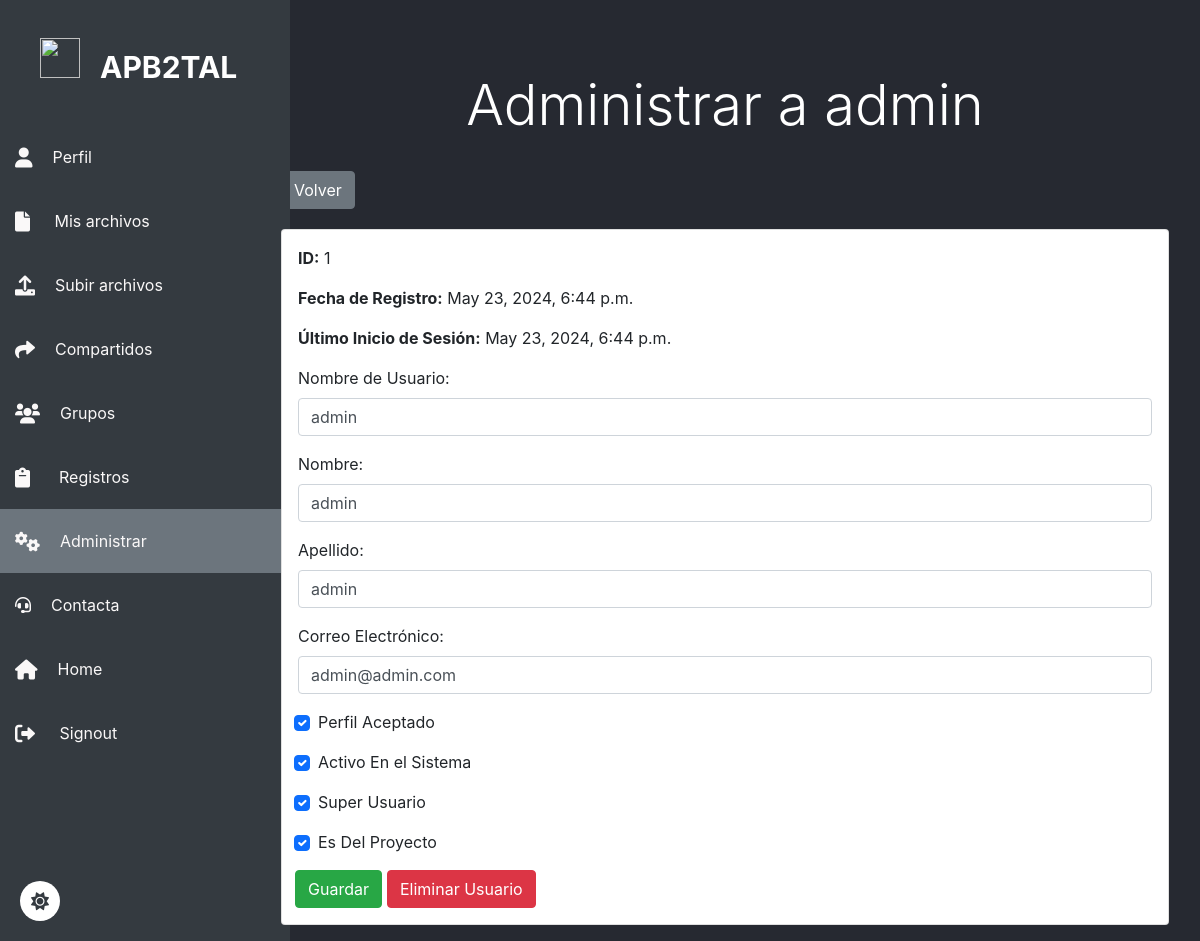
The page /administrar/usuarios/1/ (signed in) on the database as committed earlier.
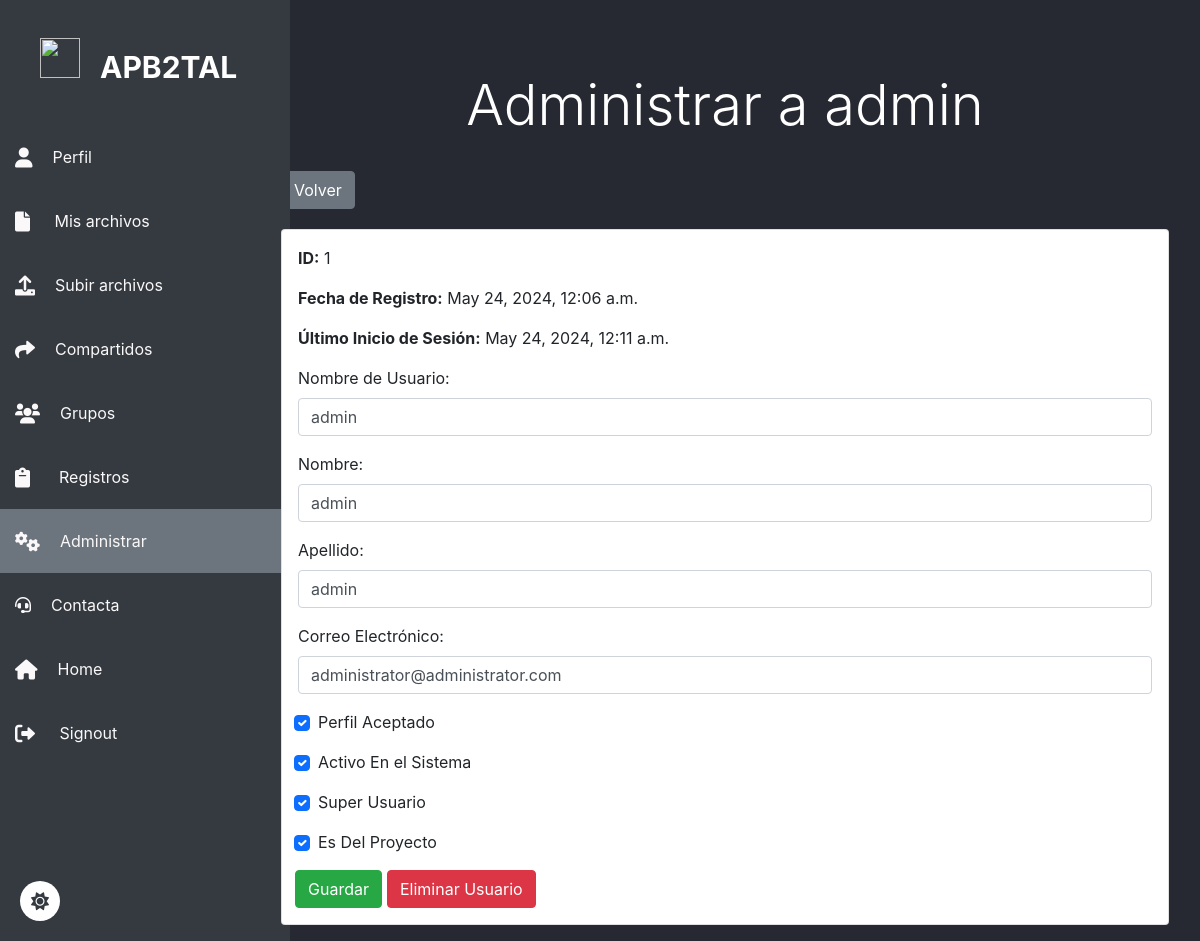
The same page on the database as committed later.
### archivos/models.py (models this page shows, shortened)
class CustomUser(AbstractUser):
    is_accepted = models.BooleanField(
        _("accept status"),
        default=False,
        help_text=_("Designates whether this user is accepted."),
    )
    edad = models.IntegerField(default=0, null=True, blank=True)

### archivos/views.py (the view, shortened to what this page needs)
# urls.py: path('administrar/usuarios/<int:id>/', views.admi_usuario, name='admi_usuario'),
@accepted_user_required
@user_passes_test(is_staff)
@login_required
def admi_usuario(request, id):
    usuario = get_object_or_404(CustomUser, id=id)
    return render(request, 'admi_usuario.html', {'usuario': usuario})

### archivos/views.py (called while the page is built)
def accepted_user_required(view_func):
    decorated_view_func = user_passes_test(
        lambda user: user.is_authenticated and user.is_accepted,
        login_url='/perfil'  # Redirige a la página de perfil si el usuario no tiene is_accepted
    )(view_func)
    return decorated_view_func

def is_staff(user):
    return user.is_authenticated and user.is_staff

### archivos/templates/admi_usuario.html (shortened to what this page needs)
{% extends 'baseusuario.html' %}
{% block content %}
<div class="container">
  <h2 class="text-center display-4 py-4 mt-5">Administrar a {{ usuario.username }}</h2>
  <a href="/administrar/usuarios/" class="btn btn-secondary mb-1 ml-3">Volver</a>
    <div class="card p-3 m-3">
        <p><strong>ID:</strong> {{ usuario.id }}</p>
        <p><strong>Fecha de Registro:</strong> {{ usuario.date_joined }}</p>
        <p><strong>Último Inicio de Sesión:</strong> {{ usuario.last_login }}</p>
        <form method="post" enctype="multipart/form-data">
        <div class="form-group">
            <label for="username">Nombre de Usuario:</label>
            <input type="text" class="form-control" id="username" name="username" value="{{ usuario.username }}">
        </div>
        <div class="form-group">
            <label for="first_name">Nombre:</label>
            <input type="text" class="form-control" id="first_name" name="first_name" value="{{ usuario.first_name }}">
        </div>
        <div class="form-group">
            <label for="last_name">Apellido:</label>
            <input type="text" class="form-control" id="last_name" name="last_name" value="{{ usuario.last_name }}">
        </div>
        <div class="form-group">
            <label for="email">Correo Electrónico:</label>
            <input type="email" class="form-control" id="email" name="email" value="{{ usuario.email }}">
        </div>
        <div class="row">
          <div class="col-md-8">
              <div class="form-group">
                  <div class="form-check">
                      <input type="checkbox" class="form-check-input" id="is_accepted" name="is_accepted" {% if usuario.is_accepted %} checked="yes" {% endif %}>
                      <label class="form-check-label" for="is_accepted">Perfil Aceptado</label>
                  </div>
              </div>
              <div class="form-group">
                  <div class="form-check">
                      <input type="checkbox" class="form-check-input" id="is_active" name="is_active" {% if usuario.is_active %}checked{% endif %}>
                      <label class="form-check-label" for="is_active">Activo En el Sistema</label>
                  </div>
              </div>
              <div class="form-group">
                  <div class="form-check">
                      <input type="checkbox" class="form-check-input" id="is_superuser" name="is_superuser" {% if usuario.is_superuser %}checked{% endif %}>
                      <label class="form-check-label" for="is_superuser">Super Usuario</label>
                  </div>
              </div>
              <div class="form-group">
                  <div class="form-check">
                      <input type="checkbox" class="form-check-input" id="is_staff" name="is_staff" {% if usuario.is_staff %}checked{% endif %}>
                      <label class="form-check-label" for="is_staff">Es Del Proyecto</label>
                  </div>
              </div>
          </div>
          <div style="display: flex; justify-content: flex-start;">
            <button type="submit" class="btn btn-success">Guardar</button>
            <button type="submit" class="btn btn-danger" name="eliminar" style="margin-left: 5px;">Eliminar Usuario</button>
        </div>
{% endblock %}

Rows that differ between the two databases and show on the page:
changed CustomUser "admin": date_joined "May 23, 2024, 6:44 p.m." → "May 24, 2024, 12:06 a.m."; last_login "May 23, 2024, 6:44 p.m." → "May 24, 2024, 12:11 a.m."; email "admin@admin.com" → "administrator@administrator.com"
